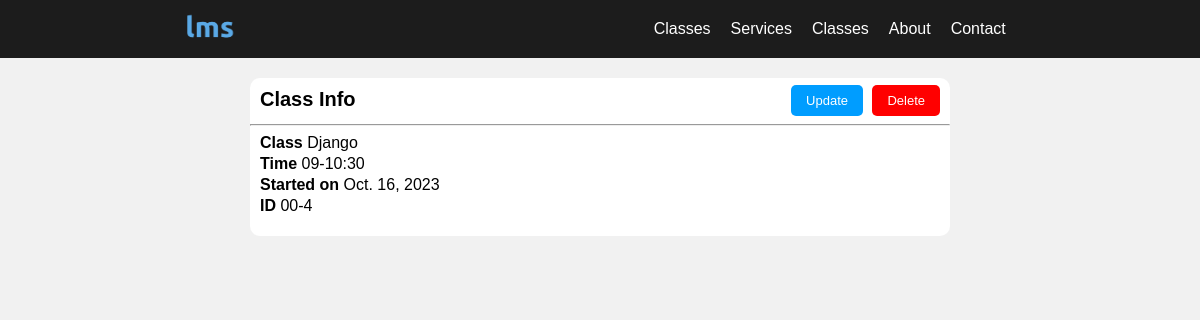
The page /detail/4 on the database its author committed.
### lms_app/models.py (models this page shows)
class Cls(models.Model):
    name = models.CharField(max_length=45)
    time = models.CharField(max_length=45)
    started_date = models.DateField()
    def __str__(self):
        return self.name

### lms_app/views.py (the view)
# urls.py: path('detail/<int:class_id>', views.detail,name='detail'),
def detail(request,class_id):
    cls_id = Cls.objects.get(id=class_id)
    context = {'class_id':cls_id}
    return render(request,'lms_app/detail.html',context)

### lms_app/templates/lms_app/detail.html (shortened to what this page needs)
{% load static %}
<!DOCTYPE html>
<html lang="en">
    <head>
        <link rel="stylesheet" href="{% static 'css/classes.css' %}">
    </head>
    <body>
        {% include 'partials/_nav.html' %}
        <div id="container">
            <div id="info">
                <div class="header">
                    <h2>Class Info</h2>
                    <div class="btn">
                        <a href="{% url 'update' class_id.id %}" id="update">Update</a>
                        <a href="{% url 'delete' class_id.id %}" id="delete">Delete</a>
                    </div>
                </div>
                <hr>
                <div id="clsInfo">
                    <p><b>Class</b>  {{class_id.name}}</p>
                    <p><b>Time</b>  {{class_id.time}}</p>
                    <p><b>Started on</b>  {{class_id.started_date}}</p>
                    <p><b>ID</b>  00-{{class_id.id}}</p>
                </div>
                <br>
    </div>
</body>
</html>

### lms_app/static/css/classes.css (style rules this page uses)
#container { display: flex; justify-content: center; }
#info { background-color: rgb(255, 255, 255); border-radius: 10px; width: 700px; margin-top: 20px; }
#info h2 { margin: 10px 0px 5px 10px; font-size: 20px; }
#clsInfo p { margin: 3px 10px; }
.header { display: flex; align-items: center; justify-content: space-between; }
.btn { margin: 7px 10px 2px 0px; }
#update,#delete { text-decoration: none; font-size: 13px; border-radius: 5px; color: rgb(255, 255, 255); background-color: #fff; padding: 8px 15px; }
#update { background-color: rgb(0, 157, 255); margin-right: 5px; }
#delete { background-color: red; }

### lms_app/static/css/style.css (style rules this page uses)
body { margin: 0px; padding: 0px; font-family: arial; background-color: rgb(241, 241, 241); }

### rows shown on the page
Cls: name "Django", time "09-10:30", started_date "Oct. 16, 2023", id "4"
